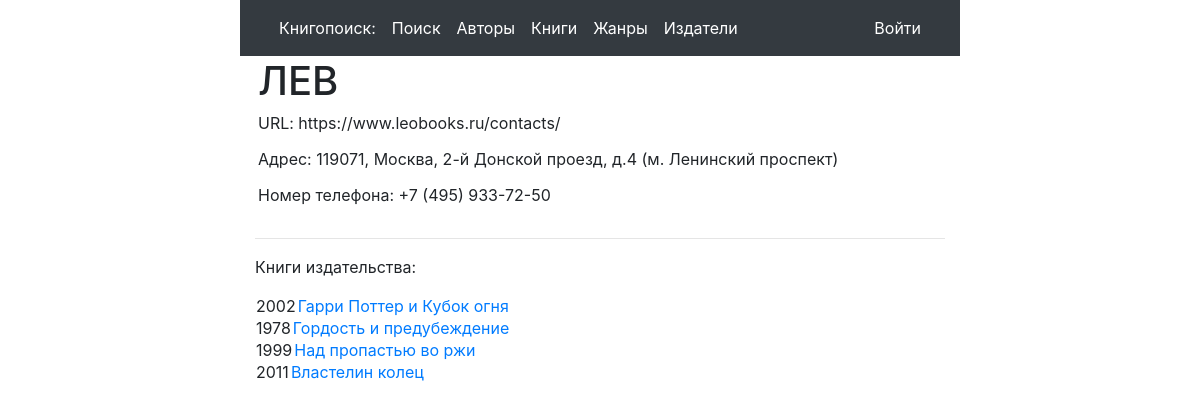
Screenshot of /publisher/ЛЕВ with the database file from the repository.
### app/models.py (models this page shows, shortened)
class Publisher(db.Model):
    id = db.Column(db.Integer, primary_key=True)
    name = db.Column(db.String(50), index=True)
    URL = db.Column(db.String(200))
    address = db.Column(db.String(100))
    phone = db.Column(db.String(25))
    edition = db.relationship('Edition', backref='publisher', lazy='dynamic')

class Edition(db.Model):
    id = db.Column(db.Integer, primary_key=True)
    language = db.Column(db.String(30))
    year = db.Column(db.String(4))
    book_ISBN = db.Column(db.Integer, db.ForeignKey('book.ISBN'), nullable=True)
    publisher_id = db.Column(db.Integer, db.ForeignKey('publisher.id'))

class Book(db.Model):
    ISBN = db.Column(db.Integer, primary_key=True)
    title = db.Column(db.String(64), index=True)
    description = db.Column(db.String(120))
    book_rate = db.Column(db.Float, default=0)
    image = db.Column(db.String(255))
    feedback = db.relationship('Feedback', backref='book', lazy='dynamic')
    edition = db.relationship('Edition', backref='book', lazy='dynamic')

### app/routes.py (the view)
@app.route('/publisher/<name>')
def publisher(name):
    publisher = Publisher.query.filter_by(name=name).first_or_404()
    return render_template('publisher.html', publisher=publisher, title=name)

### app/models.py (called while the page is built)
@app.before_request
def before_request():
    if current_user.is_authenticated:
        current_user.last_seen = datetime.utcnow()
        db.session.commit()

### app/templates/publisher.html (shortened to what this page needs)
{% extends "base.html" %}
{% block app_content %}
    <table>
        <tr valign="top">
            <td></td>
            <td>
                <h1>{{ publisher.name }}</h1>
                {% if publisher.URL %}<p>URL: {{ publisher.URL }}</p>{% endif %}
                <p>Адрес: {{ publisher.address }}</p>
                {% if publisher.phone %}<p>Номер телефона: {{ publisher.phone }}</p>{% endif %}
            </td>
        </tr>
    </table>
    <hr>
    <p>Книги издательства: </p>
        {% for edition in publisher.edition.all() %}
            <table>
                <tr valign="top">
                    <td>{{ edition.year }}</td>
                    <td>
                         <a href="{{ url_for('book', ISBN=edition.book.ISBN) }}">{{ edition.book.title }}</a>
                    </td>
                </tr>
            </table>
        {% endfor %}
{% endblock %}

### rows the page displays
Publisher: name "ЛЕВ", URL "https://www.leobooks.ru/contacts/", address "119071, Москва, 2-й Донской проезд, д.4 (м. Ленинский проспект)", phone "+7 (495) 933-72-50"
Edition: year "2002", book "Гарри Поттер и Кубок огня"
Edition: year "1978", book "Гордость и предубеждение"
Edition: year "1999", book "Над пропастью во ржи"
Edition: year "2011", book "Властелин колец"
